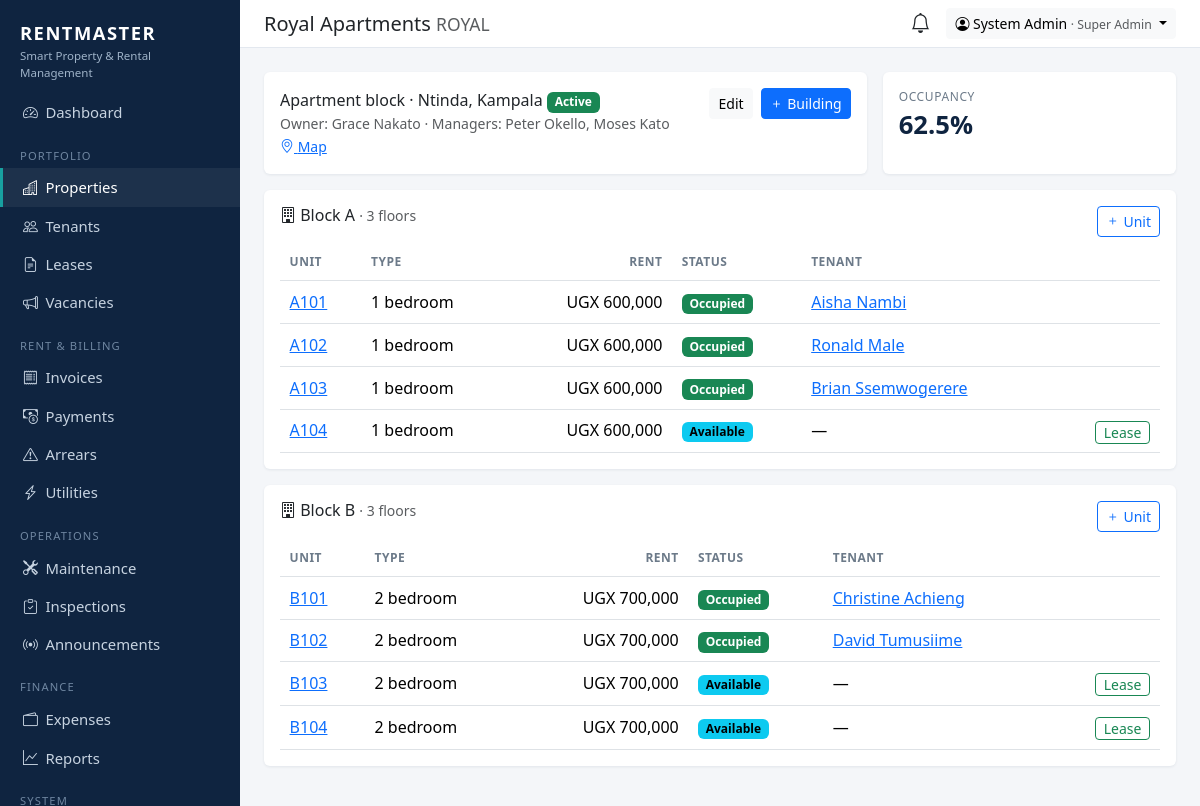
Screenshot of /properties/1/ (signed in) with the database file from the repository.
### apps/properties/models.py (models this page shows, shortened)
class Property(models.Model):
    class Type(models.TextChoices):
        APARTMENT = "APARTMENT", "Apartment block"
        HOUSE = "HOUSE", "Houses / estate"
        COMMERCIAL = "COMMERCIAL", "Commercial"
        MIXED = "MIXED", "Mixed use"
        HOSTEL = "HOSTEL", "Hostel"
    class Status(models.TextChoices):
        ACTIVE = "ACTIVE", "Active"
        INACTIVE = "INACTIVE", "Inactive"
        UNDER_CONSTRUCTION = "UNDER_CONSTRUCTION", "Under construction"
    name = models.CharField(max_length=150)
    code = models.CharField(max_length=20, unique=True, help_text="Short code, e.g. ROYAL")
    property_type = models.CharField(max_length=20, choices=Type.choices, default=Type.APARTMENT)
    location = models.CharField(max_length=200)
    latitude = models.DecimalField(max_digits=9, decimal_places=6, null=True, blank=True)
    longitude = models.DecimalField(max_digits=9, decimal_places=6, null=True, blank=True)
    owner = models.ForeignKey(
        settings.AUTH_USER_MODEL, on_delete=models.PROTECT, related_name="owned_properties",
        limit_choices_to={"role": "OWNER"},
    )
    managers = models.ManyToManyField(
        settings.AUTH_USER_MODEL, blank=True, related_name="managed_properties",
        limit_choices_to={"role__in": ["MANAGER", "CARETAKER"]},
        help_text="Managers and caretakers who can work on this property.",
    )
    photo = models.FileField(upload_to="properties/", blank=True, validators=[IMAGE_EXTS])
    status = models.CharField(max_length=20, choices=Status.choices, default=Status.ACTIVE)
    notes = models.TextField(blank=True)
    created_at = models.DateTimeField(auto_now_add=True)
    class Meta:
        ordering = ["name"]
        verbose_name_plural = "properties"
    @property
    def units(self):
        return Unit.objects.filter(building__property=self)
    def occupancy_rate(self):
        total = self.units.count()
        if not total:
            return 0
        return round(self.units.filter(status=Unit.Status.OCCUPIED).count() * 100 / total, 1)

class Building(models.Model):
    property = models.ForeignKey(Property, on_delete=models.CASCADE, related_name="buildings")
    name = models.CharField(max_length=100, help_text="e.g. Block A")
    floors = models.PositiveSmallIntegerField(default=1)
    class Meta:
        ordering = ["property", "name"]
        unique_together = [("property", "name")]

class Unit(models.Model):
    class Type(models.TextChoices):
        SINGLE = "SINGLE", "Single room"
        DOUBLE = "DOUBLE", "Double room"
        STUDIO = "STUDIO", "Studio"
        ONE_BED = "1BR", "1 bedroom"
        TWO_BED = "2BR", "2 bedroom"
        THREE_BED = "3BR", "3 bedroom"
        SHOP = "SHOP", "Shop"
        OFFICE = "OFFICE", "Office"
    class Status(models.TextChoices):
        AVAILABLE = "AVAILABLE", "Available"
        RESERVED = "RESERVED", "Reserved"
        OCCUPIED = "OCCUPIED", "Occupied"
        MAINTENANCE = "MAINTENANCE", "Under maintenance"
        VACANT = "VACANT", "Vacant"
    building = models.ForeignKey(Building, on_delete=models.CASCADE, related_name="units")
    number = models.CharField(max_length=20)
    unit_type = models.CharField(max_length=10, choices=Type.choices, default=Type.ONE_BED)
    monthly_rent = models.DecimalField(max_digits=12, decimal_places=0)
    security_deposit = models.DecimalField(max_digits=12, decimal_places=0, default=0)
    status = models.CharField(max_length=15, choices=Status.choices, default=Status.AVAILABLE)
    electricity_meter = models.CharField(max_length=40, blank=True)
    water_meter = models.CharField(max_length=40, blank=True)
    photo = models.FileField(upload_to="units/", blank=True, validators=[IMAGE_EXTS])
    notes = models.TextField(blank=True)
    class Meta:
        ordering = ["building", "number"]
        unique_together = [("building", "number")]
    @property
    def active_lease(self):
        return self.leases.filter(status="ACTIVE").select_related("tenant").first()
    property = property(lambda self: self.building.property)

### apps/accounts/models.py (models this page shows, shortened)
class User(AbstractUser):
    role = models.CharField(max_length=20, choices=Role.choices, default=Role.TENANT)
    phone = models.CharField(max_length=20, blank=True)
    totp_secret = models.CharField(max_length=64, blank=True, editable=False)
    totp_enabled = models.BooleanField("Two-factor authentication", default=False, editable=False)
    def __str__(self):
        return self.get_full_name() or self.username

### apps/tenants/models.py (models this page shows, shortened)
class Lease(models.Model):
    class Frequency(models.TextChoices):
        MONTHLY = "MONTHLY", "Monthly"
        QUARTERLY = "QUARTERLY", "Quarterly"
        BIANNUAL = "BIANNUAL", "Every 6 months"
        ANNUAL = "ANNUAL", "Annually"
    class Status(models.TextChoices):
        DRAFT = "DRAFT", "Draft"
        ACTIVE = "ACTIVE", "Active"
        EXPIRED = "EXPIRED", "Expired"
        TERMINATED = "TERMINATED", "Terminated"
    MONTHS_PER_PERIOD = {"MONTHLY": 1, "QUARTERLY": 3, "BIANNUAL": 6, "ANNUAL": 12}
    tenant = models.ForeignKey(Tenant, on_delete=models.PROTECT, related_name="leases")
    unit = models.ForeignKey(Unit, on_delete=models.PROTECT, related_name="leases")
    start_date = models.DateField()
    end_date = models.DateField()
    monthly_rent = models.DecimalField(max_digits=12, decimal_places=0)
    security_deposit = models.DecimalField(max_digits=12, decimal_places=0, default=0)
    payment_frequency = models.CharField(max_length=10, choices=Frequency.choices, default=Frequency.MONTHLY)
    due_day = models.PositiveSmallIntegerField(default=1, help_text="Day of month rent is due (1-28)")
    grace_period_days = models.PositiveSmallIntegerField(default=5)
    late_fee = models.DecimalField(max_digits=12, decimal_places=0, default=0, help_text="Flat fee once grace period ends")
    status = models.CharField(max_length=12, choices=Status.choices, default=Status.ACTIVE)
    agreement = models.FileField(upload_to="leases/", blank=True, storage=private_storage, validators=[DOC_EXTS])
    notes = models.TextField(blank=True)
    created_at = models.DateTimeField(auto_now_add=True)
    class Meta:
        ordering = ["-start_date"]

class Tenant(models.Model):
    tenant_id = models.CharField(max_length=20, unique=True, editable=False)
    user = models.OneToOneField(
        settings.AUTH_USER_MODEL, null=True, blank=True, on_delete=models.SET_NULL,
        related_name="tenant_profile", help_text="Portal login (optional)",
    )
    full_name = models.CharField(max_length=150)
    phone = models.CharField(max_length=20, help_text="e.g. +256772000000")
    email = models.EmailField(blank=True)
    national_id = models.CharField("National ID / Passport No.", max_length=40, blank=True)
    occupation = models.CharField(max_length=100, blank=True)
    current_address = models.CharField(max_length=200, blank=True)
    emergency_contact_name = models.CharField(max_length=150, blank=True)
    emergency_contact_phone = models.CharField(max_length=20, blank=True)
    photo = models.FileField(upload_to="tenants/", blank=True, storage=private_storage, validators=[IMAGE_EXTS])
    registered_by = models.ForeignKey(settings.AUTH_USER_MODEL, null=True, blank=True, on_delete=models.SET_NULL,
                                      related_name="+", editable=False)
    created_at = models.DateTimeField(auto_now_add=True)
    class Meta:
        ordering = ["full_name"]

### apps/properties/views.py (the view)
# urls.py: path("<int:pk>/", views.property_detail, name="detail"),
@role_required(*VIEW_ROLES)
def property_detail(request, pk):
    prop = get_object_or_404(properties_for(request.user), pk=pk)
    buildings = prop.buildings.prefetch_related("units__leases__tenant")
    return render(request, "properties/property_detail.html", {"property": prop, "buildings": buildings})

### templates/properties/property_detail.html (shortened to what this page needs)
{% extends "base.html" %}{% load rm %}
{% block heading %}{{ property.name }} <span class="text-muted small">{{ property.code }}</span>{% endblock %}
{% block content %}
<div class="row g-3 mb-3">
  <div class="col-lg-8"><div class="card h-100"><div class="card-body">
    <div class="d-flex justify-content-between align-items-start">
      <div>
        <div>{{ property.get_property_type_display }} · {{ property.location }} {% badge property.status property.get_status_display %}</div>
        <div class="small text-muted">Owner: {{ property.owner }} · Managers: {{ property.managers.all|join:", "|default:"—" }}</div>
        {% if property.latitude %}<a class="small" target="_blank" rel="noopener" href="https://www.google.com/maps?q={{ property.latitude }},{{ property.longitude }}"><i class="bi bi-geo-alt"></i> Map</a>{% endif %}
      </div>
      {% if nav.can_manage %}<div class="d-flex gap-2">
        <a class="btn btn-sm btn-light" href="{% url 'properties:edit' property.pk %}">Edit</a>
        <a class="btn btn-sm btn-primary" href="{% url 'properties:building_create' property.pk %}"><i class="bi bi-plus"></i> Building</a>
      </div>{% endif %}
    </div>
  </div></div></div>
  <div class="col-lg-4"><div class="card stat h-100"><div class="card-body">
    <div class="label">Occupancy</div><div class="value">{{ property.occupancy_rate }}%</div>
  </div></div></div>
</div>
{% for b in buildings %}
<div class="card mb-3"><div class="card-body">
  <div class="d-flex justify-content-between mb-2">
    <h2 class="h6 mb-0"><i class="bi bi-building"></i> {{ b.name }} <span class="text-muted small">· {{ b.floors }} floor{{ b.floors|pluralize }}</span></h2>
    {% if nav.can_manage %}<a class="btn btn-sm btn-outline-primary" href="{% url 'properties:unit_create' b.pk %}"><i class="bi bi-plus"></i> Unit</a>{% endif %}
  </div>
  <table class="table table-sm table-hover mb-0">
    <thead><tr><th>Unit</th><th>Type</th><th class="text-end">Rent</th><th>Status</th><th>Tenant</th><th></th></tr></thead>
    {% for u in b.units.all %}
      <tr><td><a href="{% url 'properties:unit_detail' u.pk %}">{{ u.number }}</a></td><td>{{ u.get_unit_type_display }}</td><td class="text-end">{{ u.monthly_rent|money }}</td>
        <td>{% badge u.status u.get_status_display %}</td>
        <td>{% with l=u.active_lease %}{% if l %}<a href="{% url 'tenants:detail' l.tenant.pk %}">{{ l.tenant.full_name }}</a>{% else %}—{% endif %}{% endwith %}</td>
        <td class="text-end">{% if nav.can_manage and u.status != "OCCUPIED" %}<a class="btn btn-sm btn-outline-success py-0" href="{% url 'tenants:lease_create' %}?unit={{ u.pk }}">Lease</a>{% endif %}</td></tr>
    {% empty %}<tr><td colspan="6" class="text-muted">No units.</td></tr>{% endfor %}
  </table>
</div></div>
{% empty %}<p class="text-muted">No buildings yet. Add a building (e.g. "Block A") to start adding units.</p>{% endfor %}
{% endblock %}

### templates/base.html (shortened to what this page needs)
<!doctype html>
<html lang="en">
<head>
  <link href="https://cdn.jsdelivr.net/npm/bootstrap@5.3.3/dist/css/bootstrap.min.css" rel="stylesheet">
  <link href="https://cdn.jsdelivr.net/npm/bootstrap-icons@1.11.3/font/bootstrap-icons.min.css" rel="stylesheet">
</head>
<body>
{% if user.is_authenticated %}
{% with p=request.path %}
<nav class="rm-sidebar">
  <div class="brand">RENTMASTER<small>Smart Property &amp; Rental Management</small></div>
  <ul class="nav flex-column mt-2">
    <li><a class="nav-link {% if p == '/' %}active{% endif %}" href="{% url 'dashboard' %}"><i class="bi bi-speedometer2"></i>Dashboard</a></li>
    {% if nav.properties %}
    <li class="section">Portfolio</li>
    <li><a class="nav-link {% if '/properties/' in p %}active{% endif %}" href="{% url 'properties:list' %}"><i class="bi bi-buildings"></i>Properties</a></li>
    <li><a class="nav-link {% if p == '/tenants/' or '/tenants/new' in p %}active{% endif %}" href="{% url 'tenants:list' %}"><i class="bi bi-people"></i>Tenants</a></li>
    <li><a class="nav-link {% if '/leases/' in p %}active{% endif %}" href="{% url 'tenants:lease_list' %}"><i class="bi bi-file-earmark-text"></i>Leases</a></li>
    {% endif %}
    {% if nav.vacancies %}<li><a class="nav-link {% if '/vacancies/' in p %}active{% endif %}" href="{% url 'vacancies:listing_list' %}"><i class="bi bi-megaphone"></i>Vacancies</a></li>{% endif %}
    {% if nav.billing %}
    <li class="section">{% if nav.is_tenant %}My account{% else %}Rent &amp; billing{% endif %}</li>
    <li><a class="nav-link {% if '/invoices/' in p %}active{% endif %}" href="{% url 'billing:invoice_list' %}"><i class="bi bi-receipt"></i>Invoices</a></li>
    <li><a class="nav-link {% if '/payments/' in p %}active{% endif %}" href="{% url 'billing:payment_list' %}"><i class="bi bi-cash-coin"></i>Payments</a></li>
    {% endif %}
    {% if nav.arrears %}<li><a class="nav-link {% if '/arrears/' in p %}active{% endif %}" href="{% url 'billing:arrears' %}"><i class="bi bi-exclamation-triangle"></i>Arrears</a></li>{% endif %}
    {% if nav.utilities %}<li><a class="nav-link {% if '/utilities/' in p %}active{% endif %}" href="{% url 'billing:utility_list' %}"><i class="bi bi-lightning-charge"></i>Utilities</a></li>{% endif %}
    <li class="section">Operations</li>
    <li><a class="nav-link {% if '/maintenance/' in p %}active{% endif %}" href="{% url 'maintenance:list' %}"><i class="bi bi-tools"></i>Maintenance</a></li>
    {% if nav.inspections %}<li><a class="nav-link {% if '/inspections/' in p %}active{% endif %}" href="{% url 'inspections:list' %}"><i class="bi bi-clipboard-check"></i>Inspections</a></li>{% endif %}
    {% if nav.announce %}<li><a class="nav-link {% if '/announcements/' in p %}active{% endif %}" href="{% url 'announcement' %}"><i class="bi bi-broadcast"></i>Announcements</a></li>{% endif %}
    {% if nav.finance %}
    <li class="section">Finance</li>
    <li><a class="nav-link {% if '/expenses/' in p %}active{% endif %}" href="{% url 'finance:expense_list' %}"><i class="bi bi-wallet2"></i>Expenses</a></li>
    <li><a class="nav-link {% if '/reports/' in p %}active{% endif %}" href="{% url 'finance:report' %}"><i class="bi bi-graph-up"></i>Reports</a></li>
    {% endif %}
    {% if nav.audit or nav.admin %}<li class="section">System</li>{% endif %}
  </ul>
</nav>
<div class="rm-main">
  <div class="rm-topbar d-flex align-items-center justify-content-between px-4 py-2 no-print">
    <h1 class="h5 mb-0">{% block heading %}{% endblock %}</h1>
    <div class="d-flex align-items-center gap-3">
      <a href="{% url 'notifications' %}" class="position-relative text-body" title="Notifications">
        <i class="bi bi-bell fs-5"></i>
      </a>
      <div class="dropdown">
        <button class="btn btn-sm btn-light dropdown-toggle" data-bs-toggle="dropdown">
          <i class="bi bi-person-circle"></i> {{ user }} <span class="text-muted small">· {{ user.get_role_display }}</span>
        </button>
      </div>
    </div>
  </div>
  <main class="p-4">
    {% block content %}{% endblock %}
  </main>
</div>
{% endwith %}
{% else %}
  {% block public %}{% endblock %}
{% endif %}
</body>
</html>

### rows the page displays
Property: name "Royal Apartments", code "ROYAL", property_type "Apartment block", location "Ntinda, Kampala", status "Active", owner "Grace Nakato", managers.all "Peter Okello, Moses Kato", occupancy_rate "62.5"
User: first_name+last_name "System Admin", role "Super Admin"
Building: name "Block A", floors "3"
Unit: number "A101", unit_type "1 bedroom", monthly_rent "UGX 600,000", status "Occupied", active_lease.tenant.full_name "Aisha Nambi"
Unit: number "A102", unit_type "1 bedroom", monthly_rent "UGX 600,000", status "Occupied", active_lease.tenant.full_name "Ronald Male"
Unit: number "A103", unit_type "1 bedroom", monthly_rent "UGX 600,000", status "Occupied", active_lease.tenant.full_name "Brian Ssemwogerere"
Unit: number "A104", unit_type "1 bedroom", monthly_rent "UGX 600,000", status "Available"
Building: name "Block B", floors "3"
Unit: number "B101", unit_type "2 bedroom", monthly_rent "UGX 700,000", status "Occupied", active_lease.tenant.full_name "Christine Achieng"
Unit: number "B102", unit_type "2 bedroom", monthly_rent "UGX 700,000", status "Occupied", active_lease.tenant.full_name "David Tumusiime"
Unit: number "B103", unit_type "2 bedroom", monthly_rent "UGX 700,000", status "Available"
Unit: number "B104", unit_type "2 bedroom", monthly_rent "UGX 700,000", status "Available"
